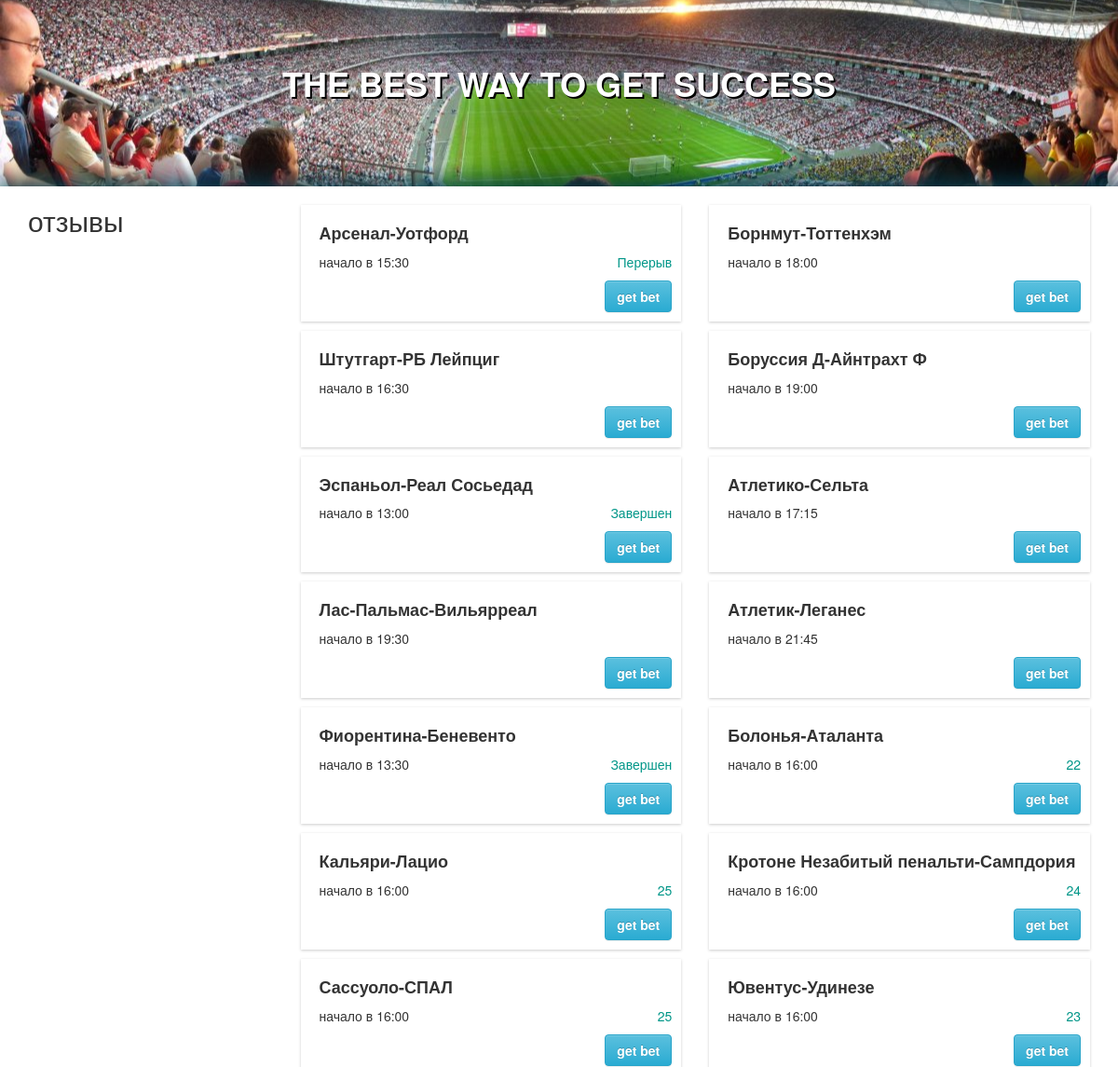
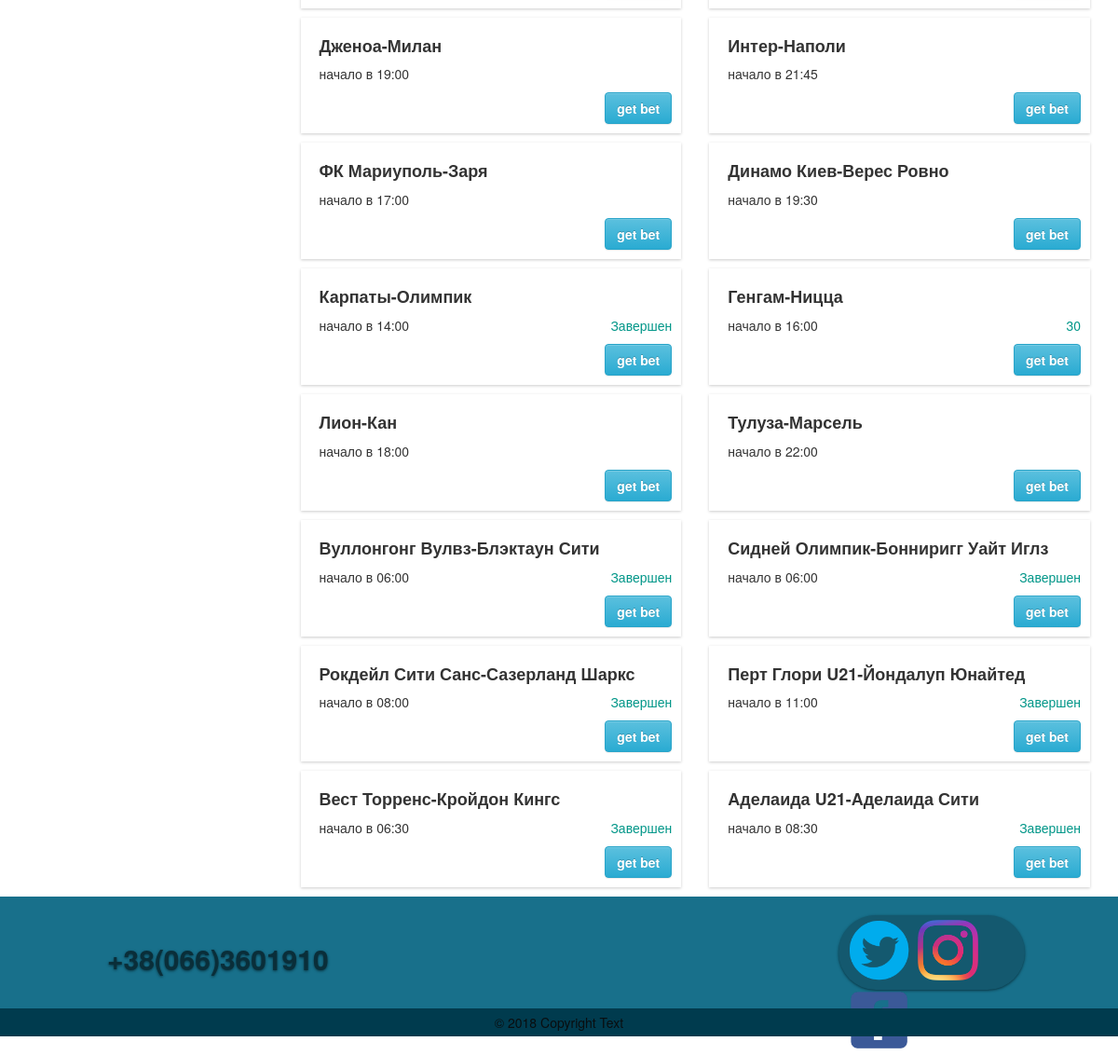
The page / on the database its author committed (2 pictures, top to bottom).
### football/models/all_attr.py (models this page shows)
class AllAttr(Model):
    time = TextField(null=False)
    status = TextField(null=False)
    team_1 = TextField(null=False)
    team_2 = TextField(null=False)
    def __str__(self):
        return '<time={} status={} team_1={} team_2={}'.format(self.time, self.status, self.team_1, self.team_2)

### football/views.py (the view)
# urls.py: path('', views.scan, name='scan'),
def scan(request):
    bookma = AllAttr.objects.all()
    context = {'all': bookma}
    print(context)
    return render(request, 'first.html', context)

### football/templates/first.html (shortened to what this page needs)
<!DOCTYPE html>
<html lang="en">
<head>
    <link rel="stylesheet" href="https://maxcdn.bootstrapcdn.com/bootstrap/3.3.7/css/bootstrap.min.css">
    <link rel="stylesheet" href="https://maxcdn.bootstrapcdn.com/bootstrap/3.3.7/css/bootstrap-theme.min.css">
    <link rel="stylesheet" href="https://cdnjs.cloudflare.com/ajax/libs/bootstrap-select/1.12.4/css/bootstrap-select.min.css">
    {%load staticfiles%}
    <link rel="stylesheet" href="{% static 'css/first.css' %}"/>
</head>
<body>
<header>
    <h1>the best way to get success</h1>
</header>
    <div class="col-xs-12" id="col_12">
            <div class="col-xs-3" id="col_3">
                <h2>отзывы</h2>
            </div>
            <div class="col-xs-9" id="col_9">
                <div class="row">
                    {%for row in all%}
                    <form action="" method="POST">
                        <div class="col-xs-6">
                            <div class="team-block">
                                <div class="media">
                                    <div class="media-left">
                                    </div>
                                    <div class="media-body">
                                        <h4><strong>{{row.team_1}}-{{row.team_2}}</strong> </h4>
                                        <span>{{row.status}}</span>
                                        <p>начало в {{row.time}}</p>
                                        <a class="pull-right btn btn-info" href="http://127.0.0.1:8000/cof/{{row.id}}" type="button"><strong>get bet</strong></a>
                                    </div>
                                </div>
                            </div>
                        </div>
                    </form>
                    {%endfor%}
                </div>
            </div>
    </div>
<footer class="col-xs-12">
    <div class="row">
        <div class="col-xs-3 col-xs-offset-1" id="phoness">
            <h2><strong>+38(066)3601910</strong></h2>
        </div>
        <div class="col-xs-2 col-xs-offset-5" id="sots_sety">
            <div class="media" id="imagsoti1">
                <div class="media-body">
                    <a href="https://twitter.com/toha_livs"><img id="twitt" src='{% static "image/twit.png" %}'></a>
                    <a href="https://www.instagram.com/aghica/?hl=ru"><img id="instaa" src="{% static 'image/insta.png' %}"></a>
                    <a href="https://www.facebook.com/profile.php?id=100007216930627"><img id="facebookk" src="{% static 'image/facebook.png' %}"></a>
                </div>
            </div>
        </div>
    </div>
</footer>
    <div class="col-xs-12 text-center" id="copyy">
        &#169; 2018 Copyright Text
    </div>
</body>
</html>

### football/static/css/first.css (style rules this page uses)
#col_12 { box-shadow: 0 0 25px 5px #074153; }
header { height: 200px; background-image: url('../image/001.jpg'); background-repeat: no-repeat; background-position: center; background-size: cover; padding-top: 50px }
header h1 { text-align: center; text-transform: uppercase; color: #fff; font-weight: bold; text-shadow: 2px 2px #000; }
.team-block { box-shadow: 0px 1px 3px #ccc; margin-bottom: 10px; }
.team-block .media .media-left { padding-top: 10px; }
.team-block .media .media-body { padding: 10px; }
.team-block .media .media-body h4 { position: relative; }
.team-block .media .media-body span { position: absolute; right: 25px; color: #009688 }
footer { height: 120px; background-color: #18708b; }
#col_9 { margin-top: 20px; }
#imagsoti1 { padding: 0; padding-left: 5px; }
#instaa { height: 65px; }
#twitt { height: 75px; }
#sots_sety { padding: 0; height:80px; background-color: #14596f; margin-top: 20px; border-radius: 55px; box-shadow: 0px 1px 3px #093441; }
#phoness { margin-top: 30px; color: #0a2e39; text-shadow:0px 1px 3px #093441; }
#copyy { padding-top: 5px; height: 30px; background-color: #003b4e; color: #090e10; }

### rows shown on the page
AllAttr: team_1 "Арсенал", team_2 "Уотфорд", status "Перерыв", time "15:30"
AllAttr: team_1 "Борнмут", team_2 "Тоттенхэм", time "18:00"
AllAttr: team_1 "Штутгарт", team_2 "РБ Лейпциг", time "16:30"
AllAttr: team_1 "Боруссия Д", team_2 "Айнтрахт Ф", time "19:00"
AllAttr: team_1 "Эспаньол", team_2 "Реал Сосьедад", status "Завершен", time "13:00"
AllAttr: team_1 "Атлетико", team_2 "Сельта", time "17:15"
AllAttr: team_1 "Лас-Пальмас", team_2 "Вильярреал", time "19:30"
AllAttr: team_1 "Атлетик", team_2 "Леганес", time "21:45"
AllAttr: team_1 "Фиорентина", team_2 "Беневенто", status "Завершен", time "13:30"
AllAttr: team_1 "Болонья", team_2 "Аталанта", status "22", time "16:00"
AllAttr: team_1 "Кальяри", team_2 "Лацио", status "25", time "16:00"
AllAttr: team_1 "Кротоне Незабитый пенальти", team_2 "Сампдория", status "24", time "16:00"
AllAttr: team_1 "Сассуоло", team_2 "СПАЛ", status "25", time "16:00"
AllAttr: team_1 "Ювентус", team_2 "Удинезе", status "23", time "16:00"
AllAttr: team_1 "Дженоа", team_2 "Милан", time "19:00"
AllAttr: team_1 "Интер", team_2 "Наполи", time "21:45"
AllAttr: team_1 "ФК Мариуполь", team_2 "Заря", time "17:00"
AllAttr: team_1 "Динамо Киев", team_2 "Верес Ровно", time "19:30"
AllAttr: team_1 "Карпаты", team_2 "Олимпик", status "Завершен", time "14:00"
AllAttr: team_1 "Генгам", team_2 "Ницца", status "30", time "16:00"
AllAttr: team_1 "Лион", team_2 "Кан", time "18:00"
AllAttr: team_1 "Тулуза", team_2 "Марсель", time "22:00"
AllAttr: team_1 "Вуллонгонг Вулвз", team_2 "Блэктаун Сити", status "Завершен", time "06:00"
AllAttr: team_1 "Сидней Олимпик", team_2 "Бонниригг Уайт Иглз", status "Завершен", time "06:00"
AllAttr: team_1 "Рокдейл Сити Санс", team_2 "Сазерланд Шаркс", status "Завершен", time "08:00"
AllAttr: team_1 "Перт Глори U21", team_2 "Йондалуп Юнайтед", status "Завершен", time "11:00"
AllAttr: team_1 "Вест Торренс", team_2 "Кройдон Кингс", status "Завершен", time "06:30"
AllAttr: team_1 "Аделаида U21", team_2 "Аделаида Сити", status "Завершен", time "08:30"
